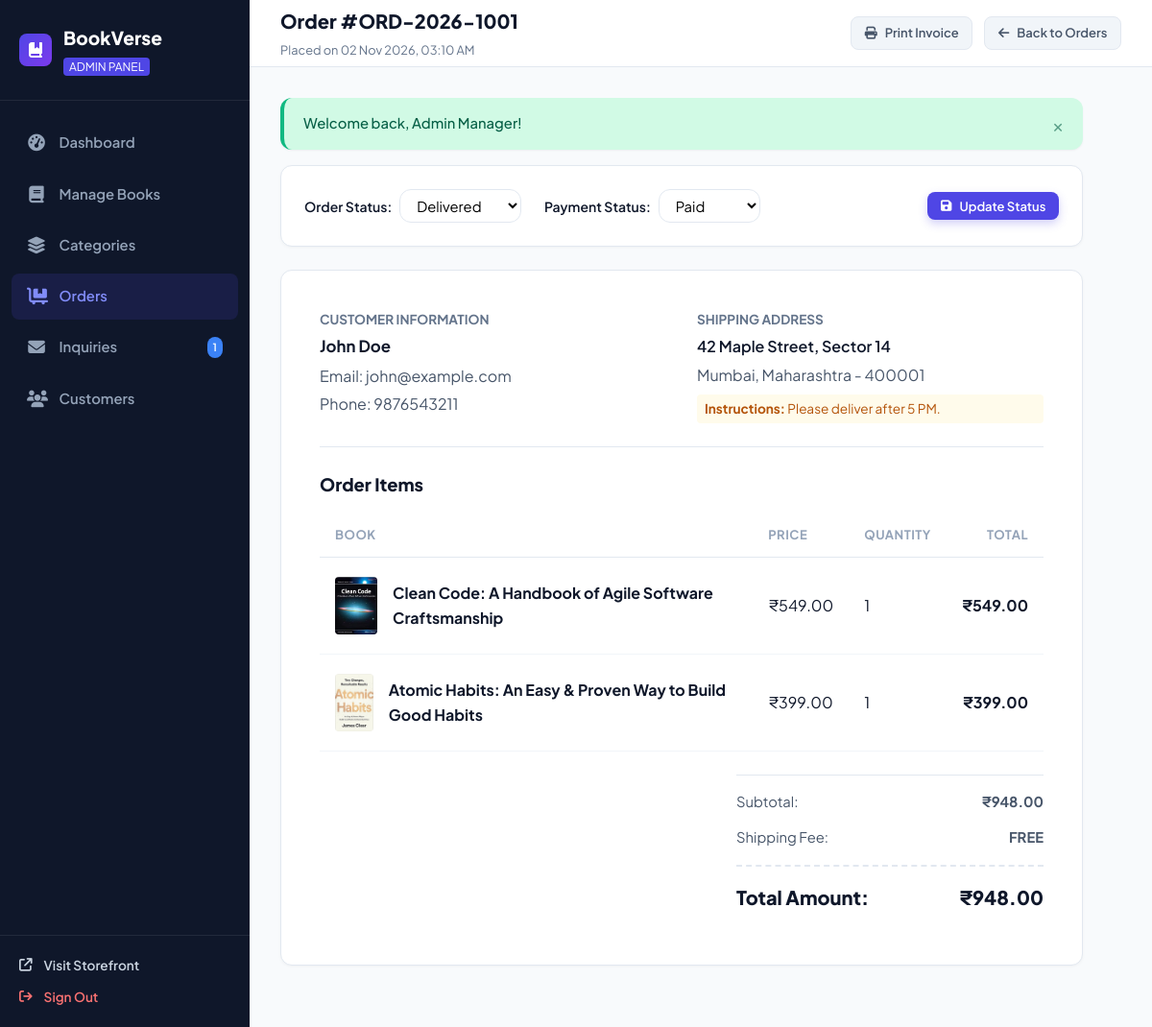
Page /admin/order-detail.php?id=1 (signed in) on the committed database.
### tables this page shows
CREATE TABLE `orders` (
  `id` INT AUTO_INCREMENT PRIMARY KEY,
  `user_id` INT NOT NULL,
  `order_number` VARCHAR(50) NOT NULL UNIQUE,
  `full_name` VARCHAR(100) NOT NULL,
  `email` VARCHAR(100) NOT NULL,
  `phone` VARCHAR(20) NOT NULL,
  `address` TEXT NOT NULL,
  `city` VARCHAR(100) NOT NULL,
  `state` VARCHAR(100) NOT NULL,
  `pincode` VARCHAR(20) NOT NULL,
  `payment_method` ENUM('cod', 'card', 'upi') NOT NULL DEFAULT 'cod',
  `payment_status` ENUM('pending', 'paid', 'failed') NOT NULL DEFAULT 'pending',
  `subtotal` DECIMAL(10,2) NOT NULL,
  `shipping_fee` DECIMAL(10,2) NOT NULL DEFAULT 0.00,
  `total_amount` DECIMAL(10,2) NOT NULL,
  `order_status` ENUM('pending', 'processing', 'shipped', 'delivered', 'cancelled') NOT NULL DEFAULT 'pending',
  `notes` TEXT DEFAULT NULL,
  `created_at` TIMESTAMP DEFAULT CURRENT_TIMESTAMP,
  CONSTRAINT `fk_orders_users` FOREIGN KEY (`user_id`) REFERENCES `users` (`id`) ON DELETE CASCADE ON UPDATE CASCADE
);

CREATE TABLE `order_items` (
  `id` INT AUTO_INCREMENT PRIMARY KEY,
  `order_id` INT NOT NULL,
  `book_id` INT DEFAULT NULL,
  `title` VARCHAR(255) NOT NULL,
  `price` DECIMAL(10,2) NOT NULL,
  `quantity` INT NOT NULL DEFAULT 1,
  `total_price` DECIMAL(10,2) NOT NULL,
  CONSTRAINT `fk_order_items_orders` FOREIGN KEY (`order_id`) REFERENCES `orders` (`id`) ON DELETE CASCADE ON UPDATE CASCADE,
  CONSTRAINT `fk_order_items_books` FOREIGN KEY (`book_id`) REFERENCES `books` (`id`) ON DELETE SET NULL ON UPDATE CASCADE
);

CREATE TABLE `books` (
  `id` INT AUTO_INCREMENT PRIMARY KEY,
  `category_id` INT DEFAULT NULL,
  `title` VARCHAR(255) NOT NULL,
  `author` VARCHAR(150) NOT NULL,
  `isbn` VARCHAR(30) DEFAULT NULL,
  `price` DECIMAL(10,2) NOT NULL,
  `discount_price` DECIMAL(10,2) DEFAULT NULL,
  `description` TEXT NOT NULL,
  `image` VARCHAR(255) NOT NULL,
  `stock` INT NOT NULL DEFAULT 15,
  `pages` INT DEFAULT 320,
  `publisher` VARCHAR(150) DEFAULT 'Penguin Random House',
  `language` VARCHAR(50) DEFAULT 'English',
  `publication_year` INT DEFAULT 2022,
  `rating` DECIMAL(2,1) DEFAULT 4.5,
  `is_featured` TINYINT(1) DEFAULT 0,
  `is_bestseller` TINYINT(1) DEFAULT 0,
  `created_at` TIMESTAMP DEFAULT CURRENT_TIMESTAMP,
  CONSTRAINT `fk_books_categories` FOREIGN KEY (`category_id`) REFERENCES `categories` (`id`) ON DELETE SET NULL ON UPDATE CASCADE
);

### config/functions.php (called while the page is built, shortened)
<?php
function formatPrice($amount) {
    return '₹' . number_format((float)$amount, 2);
}
function getFlash() {
    if (isset($_SESSION['flash_message'])) {
        $flash = $_SESSION['flash_message'];
        return $flash;
    }
    return null;
}
function getBookImage($imagePath) {
    $fallbackImage = BASE_URL . '/assets/images/books/clean-code.jpg';
    $cleanPath = ltrim(str_replace('\\', '/', $imagePath), '/');
    $rootDir = dirname(__DIR__);
    if (file_exists($rootDir . '/' . $cleanPath)) {
        return BASE_URL . '/' . $cleanPath;
    }
    return $fallbackImage;
}

### admin/order-detail.php (the view, shortened to what this page needs)
<?php
require_once __DIR__ . '/includes/admin-header.php';
require_once __DIR__ . '/includes/admin-sidebar.php';
$orderId = isset($_GET['id']) ? (int)$_GET['id'] : 0;
$stmt = $pdo->prepare("SELECT * FROM orders WHERE id = ?");
$stmt->execute([$orderId]);
$order = $stmt->fetch();
$itemStmt = $pdo->prepare("SELECT oi.*, b.image FROM order_items oi LEFT JOIN books b ON oi.book_id = b.id WHERE oi.order_id = ?");
$itemStmt->execute([$orderId]);
$orderItems = $itemStmt->fetchAll();
?>
<div class="admin-main">
    <header class="admin-topbar">
        <div>
            <h2 style="font-size: 1.25rem; font-weight: 800; margin: 0;">Order #<?= htmlspecialchars($order['order_number']); ?></h2>
            <span style="font-size: 0.8rem; color: #64748b;">Placed on <?= date('d M Y, h:i A', strtotime($order['created_at'])); ?></span>
        </div>
        <div style="display: flex; gap: 0.75rem;">
            <button onclick="window.print()" class="btn btn-secondary btn-sm">
                <i class="fa-solid fa-print"></i> Print Invoice
            </button>
            <a href="<?= BASE_URL; ?>/admin/orders.php" class="btn btn-secondary btn-sm">
                <i class="fa-solid fa-arrow-left"></i> Back to Orders
            </a>
        </div>
    </header>
    <div class="admin-content" style="max-width: 900px;">
        <?php if ($flash): ?>
            <div class="alert alert-<?= htmlspecialchars($flash['type']); ?>">
                <span><?= htmlspecialchars($flash['message']); ?></span>
                <button type="button" class="alert-close">&times;</button>
            </div>
        <?php endif; ?>
        <div class="admin-card" style="padding: 1.5rem; margin-bottom: 1.5rem;">
            <form action="<?= BASE_URL; ?>/admin/order-detail.php?id=<?= $orderId; ?>" method="POST" style="display: flex; align-items: center; justify-content: space-between; flex-wrap: wrap; gap: 1rem;">
                <div style="display: flex; align-items: center; gap: 1.5rem; flex-wrap: wrap;">
                    <div style="display: flex; align-items: center; gap: 0.5rem;">
                        <label class="form-label" style="margin: 0; white-space: nowrap;">Order Status:</label>
                        <select name="order_status" class="form-control" style="width: auto; padding: 0.4rem 0.8rem;">
                            <option value="delivered" <?= $order['order_status'] === 'delivered' ? 'selected' : ''; ?>>Delivered</option>
                        </select>
                    </div>
                    <div style="display: flex; align-items: center; gap: 0.5rem;">
                        <label class="form-label" style="margin: 0; white-space: nowrap;">Payment Status:</label>
                        <select name="payment_status" class="form-control" style="width: auto; padding: 0.4rem 0.8rem;">
                            <option value="paid" <?= $order['payment_status'] === 'paid' ? 'selected' : ''; ?>>Paid</option>
                        </select>
                    </div>
                </div>
                <button type="submit" class="btn btn-primary btn-sm">
                    <i class="fa-solid fa-floppy-disk"></i> Update Status
                </button>
            </form>
        </div>
        <div class="admin-card" style="padding: 2.5rem;">
            <div style="display: grid; grid-template-columns: 1fr 1fr; gap: 2rem; border-bottom: 1px solid #e2e8f0; padding-bottom: 1.5rem; margin-bottom: 1.5rem;">
                <div>
                    <h4 style="font-size: 0.85rem; color: #64748b; text-transform: uppercase;">Customer Information</h4>
                    <p style="margin: 0.25rem 0; font-size: 1.05rem; font-weight: 700;"><?= htmlspecialchars($order['full_name']); ?></p>
                    <p style="margin: 0.25rem 0; color: #475569;">Email: <?= htmlspecialchars($order['email']); ?></p>
                    <p style="margin: 0.25rem 0; color: #475569;">Phone: <?= htmlspecialchars($order['phone']); ?></p>
                </div>
                <div>
                    <h4 style="font-size: 0.85rem; color: #64748b; text-transform: uppercase;">Shipping Address</h4>
                    <p style="margin: 0.25rem 0; color: #0f172a; font-weight: 600;"><?= htmlspecialchars($order['address']); ?></p>
                    <p style="margin: 0.25rem 0; color: #475569;"><?= htmlspecialchars($order['city']); ?>, <?= htmlspecialchars($order['state']); ?> - <?= htmlspecialchars($order['pincode']); ?></p>
                    <?php if (!empty($order['notes'])): ?>
                        <p style="margin: 0.5rem 0 0; font-size: 0.85rem; color: #b45309; background: #fffbeb; padding: 4px 8px; border-radius: 4px;">
                            <strong>Instructions:</strong> <?= htmlspecialchars($order['notes']); ?>
                        </p>
                    <?php endif; ?>
                </div>
            </div>
            <h3 style="font-size: 1.15rem; font-weight: 800; margin-bottom: 1rem;">Order Items</h3>
            <table class="cart-table">
                <thead>
                    <tr>
                        <th>Book</th>
                        <th>Price</th>
                        <th>Quantity</th>
                        <th style="text-align: right;">Total</th>
                    </tr>
                </thead>
                <tbody>
                    <?php foreach ($orderItems as $item): ?>
                        <tr>
                            <td>
                                <div class="cart-book-cell">
                                    <img src="<?= getBookImage($item['image']); ?>" alt="" class="admin-thumb" onerror="this.src='<?= BASE_URL; ?>/assets/images/books/default-book.jpg'">
                                    <strong><?= htmlspecialchars($item['title']); ?></strong>
                                </div>
                            </td>
                            <td><?= formatPrice($item['price']); ?></td>
                            <td><?= (int)$item['quantity']; ?></td>
                            <td style="text-align: right; font-weight: 700;"><?= formatPrice($item['total_price']); ?></td>
                        </tr>
                    <?php endforeach; ?>
                </tbody>
            </table>
            <div style="max-width: 320px; margin-left: auto; margin-top: 1.5rem; padding-top: 1rem; border-top: 1px solid #e2e8f0;">
                <div class="summary-row">
                    <span>Subtotal:</span>
                    <strong><?= formatPrice($order['subtotal']); ?></strong>
                </div>
                <div class="summary-row">
                    <span>Shipping Fee:</span>
                    <strong><?= $order['shipping_fee'] == 0 ? 'FREE' : formatPrice($order['shipping_fee']); ?></strong>
                </div>
                <div class="summary-row total">
                    <span>Total Amount:</span>
                    <span><?= formatPrice($order['total_amount']); ?></span>
                </div>
            </div>
        </div>
    </div>
</div>
</body>
</html>

### assets/css/style.css (style rules this page uses)
:root { --primary: #4f46e5; --primary-hover: #4338ca; --primary-light: #eef2ff; --primary-glow: rgba(79, 70, 229, 0.15); --secondary: #06b6d4; --accent: #f59e0b; --accent-light: #fef3c7; --dark: #0f172a; --dark-surface: #1e293b; --slate-600: #475569; --slate-400: #94a3b8; --slate-200: #e2e8f0; --slate-100: #f1f5f9; --bg-page: #f8fafc; --bg-card: #ffffff; --success: #10b981; --success-light: #d1fae5; --danger: #ef4444; --danger-light: #fee2e2; --warning: #f59e0b; --info: #3b82f6; --radius-sm: 8px; --radius-md: 12px; --radius-lg: 16px; --radius-full: 9999px; --shadow-sm: 0 1px 2px 0 rgba(0, 0, 0, 0.05); --shadow-md: 0 4px 6px -1px rgba(0, 0, 0, 0.07), 0 2px 4px -2px rgba(0, 0, 0, 0.05); --shadow-lg: 0 10px 15px -3px rgba(0, 0, 0, 0.08), 0 4px 6px -4px rgba(0, 0, 0, 0.04); --shadow-xl: 0 20px 25px -5px rgba(0, 0, 0, 0.1), 0 8px 10px -6px rgba(0, 0, 0, 0.04); --transition: all 0.25s cubic-bezier(0.4, 0, 0.2, 1); --container-max: 1240px; }
*, *::before, *::after { box-sizing: border-box; margin: 0; padding: 0; }
html { scroll-behavior: smooth; }
body { font-family: 'Plus Jakarta Sans', -apple-system, BlinkMacSystemFont, 'Segoe UI', Roboto, sans-serif; background-color: var(--bg-page); color: var(--dark); line-height: 1.6; min-height: 100vh; display: flex; flex-direction: column; }
a { color: inherit; text-decoration: none; transition: var(--transition); }
img { max-width: 100%; height: auto; display: block; }
button, input, select, textarea { font-family: inherit; font-size: inherit; }
.btn { display: inline-flex; align-items: center; justify-content: center; gap: 0.5rem; padding: 0.65rem 1.35rem; font-size: 0.9375rem; font-weight: 600; border-radius: var(--radius-md); border: none; cursor: pointer; transition: var(--transition); text-align: center; }
.btn-primary { background: var(--primary); color: #ffffff; box-shadow: 0 4px 10px rgba(79, 70, 229, 0.25); }
.btn-secondary { background: var(--slate-100); color: var(--slate-600); border: 1px solid var(--slate-200); }
.btn-sm { padding: 0.4rem 0.85rem; font-size: 0.8125rem; border-radius: var(--radius-sm); }
.alert { padding: 0.95rem 1.25rem; border-radius: var(--radius-md); margin-bottom: 1rem; display: flex; align-items: center; justify-content: space-between; font-size: 0.925rem; font-weight: 500; box-shadow: var(--shadow-sm); }
.alert-success { background: var(--success-light); color: #065f46; border-left: 4px solid var(--success); }
.alert-close { background: none; border: none; font-size: 1.2rem; cursor: pointer; color: inherit; opacity: 0.6; }
.cart-table { width: 100%; border-collapse: collapse; }
.cart-table th { text-align: left; padding: 0.75rem 1rem; font-size: 0.8125rem; color: var(--slate-400); text-transform: uppercase; letter-spacing: 0.5px; border-bottom: 1px solid var(--slate-200); }
.cart-table td { padding: 1.25rem 1rem; border-bottom: 1px solid var(--slate-100); vertical-align: middle; }
.cart-book-cell { display: flex; align-items: center; gap: 1rem; }
.summary-row { display: flex; justify-content: space-between; margin-bottom: 0.85rem; font-size: 0.925rem; color: var(--slate-600); }
.summary-row.total { font-size: 1.25rem; font-weight: 800; color: var(--dark); padding-top: 1rem; margin-top: 1rem; border-top: 2px dashed var(--slate-200); }
.form-label { display: block; font-size: 0.875rem; font-weight: 600; margin-bottom: 0.4rem; color: var(--dark); }
.form-control { width: 100%; padding: 0.7rem 1rem; border-radius: var(--radius-md); border: 1.5px solid var(--slate-200); background: #ffffff; font-size: 0.925rem; outline: none; transition: var(--transition); }

### rows in the picture
orders: order_number "ORD-2026-1001", created_at "02 Nov 2026, 03:10 AM", order_status "Delivered", payment_status "Paid", full_name "John Doe", email "john@example.com", phone "9876543211", address "42 Maple Street, Sector 14", city "Mumbai", state "Maharashtra", pincode "400001", notes "Please deliver after 5 PM.", subtotal "₹948.00", total_amount "₹948.00"
order_items: book.image (picture), title "Clean Code: A Handbook of Agile Software Craftsmanship", price "₹549.00", quantity "1", total_price "₹549.00"
order_items: book.image (picture), title "Atomic Habits: An Easy & Proven Way to Build Good Habits", price "₹399.00", quantity "1", total_price "₹399.00"

### other values in the picture
$unreadMsgCount "1"
$flash['message'] "Welcome back, Admin Manager!"
